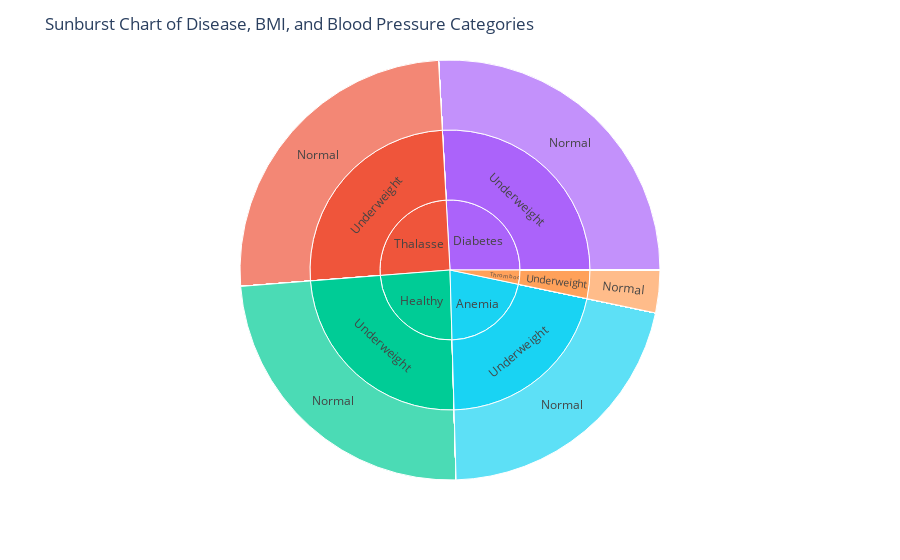

Notebook code cell kept with this figure:
### Code cell
# Example data for Sunburst Chart
sunburst_data = train_data.copy()
sunburst_data['BMI_Category'] = pd.cut(train_data['BMI'], bins=[0, 18.5, 25, 30, 100], labels=['Underweight', 'Normal', 'Overweight', 'Obese'])
sunburst_data['Blood_Pressure_Category'] = pd.cut(train_data['Systolic Blood Pressure'], bins=[0, 120, 130, 140, 200], labels=['Normal', 'Elevated', 'Hypertension Stage 1', 'Hypertension Stage 2'])

fig = px.sunburst(sunburst_data, path=['Disease', 'BMI_Category', 'Blood_Pressure_Category'],
                  values='BMI', color='Disease', color_continuous_scale='RdBu')
fig.update_layout(title='Sunburst Chart of Disease, BMI, and Blood Pressure Categories')
fig.show()

### Figure 1 — Plotly figure (JSON) as saved in the notebook; plotly's stock layout.template omitted (floating-point values rounded to 4 significant figures)
{"data": [{"branchvalues": "total", "customdata": [[null], [null], [null], [null], [null], [null], [null], [null], [null], [null], [null], [null], [null], [null], [null], ["Thalasse"], [null], ["Healthy"], [null], ["Diabetes"], [null], [null], ["Thalasse"], [null], [null], [null], ["Healthy"], [null], [null], ["Thalasse"], [null], [null], [null], [null], [null], [null], [null], [null], [null], [null], ["Diabetes"], [null], [null], ["Thromboc"], [null], ["Diabetes"], [null], [null], [null], [null], [null], [null], [null], [null], [null], [null], [null], ["Anemia"], [null], [null], [null], [null], [null], [null], [null], [null], ["Anemia"], [null], [null], [null], [null], [null], [null], [null], [null], [null], [null], ["Thromboc"], [null], [null], [null], ["Anemia"], ["Healthy"], [null], [null], [null], [null], ["Thromboc"], [null], [null], [null], [null], [null], [null], [null], [null], [null], [null], [null], [null], [null], [null], [null], [null], [null]], "domain": {"x": [0, 1], "y": [0, 1]}, "hovertemplate": "labels=%{label}<br>BMI=%{value}<br>parent=%{parent}<br>id=%{id}<br>Disease=%{customdata[0]}<extra></extra>", "ids": ["Healthy/Overweight/Hypertension Stage 1", "Anemia/Obese/Hypertension Stage 1", "Thromboc/Obese/Hypertension Stage 1", "Healthy/Overweight/Elevated", "Diabetes/Overweight/Elevated", "Diabetes/Underweight/Hypertension Stage 2", "Anemia/Normal/Hypertension Stage 2", "Healthy/Normal/Elevated", "Diabetes/Normal/Elevated", "Healthy/Normal/Hypertension Stage 2", "Thalasse/Underweight/Hypertension Stage 1", "Anemia/Underweight/Elevated", "Diabetes/Obese/Normal", "Anemia/Obese/Normal", "Healthy/Underweight/Hypertension Stage 1", "Thalasse/Underweight", "Diabetes/Obese", "Healthy/Underweight", "Thromboc/Overweight", "Diabetes", "Thalasse/Normal", "Healthy/Obese", "Thalasse/Underweight/Normal", "Anemia/Overweight/Normal", "Anemia/Normal", "Healthy/Overweight/Normal", "Healthy", "Thalasse/Obese/Hypertension Stage 1", "Thromboc/Overweight/Hypertension Stage 1", "Thalasse", "Thromboc/Normal/Hypertension Stage 1", "Anemia/Underweight/Hypertension Stage 2", "Healthy/Obese/Hypertension Stage 1", "Anemia/Obese", "Thalasse/Overweight", "Diabetes/Normal/Hypertension Stage 2", "Diabetes/Overweight/Hypertension Stage 2", "Thalasse/Overweight/Hypertension Stage 2", "Anemia/Obese/Hypertension Stage 2", "Diabetes/Obese/Hypertension Stage 2", "Diabetes/Underweight", "Healthy/Underweight/Hypertension Stage 2", "Thromboc/Overweight/Hypertension Stage 2", "Thromboc", "Healthy/Obese/Normal", "Diabetes/Underweight/Normal", "Anemia/Normal/Normal", "Thromboc/Normal/Elevated", "Diabetes/Overweight/Normal", "Thalasse/Overweight/Normal", "Anemia/Obese/Elevated", "Thromboc/Obese/Normal", "Thromboc/Normal/Hypertension Stage 2", "Anemia/Overweight/Hypertension Stage 2", "Thalasse/Underweight/Elevated", "Healthy/Overweight/Hypertension Stage 2", "Thromboc/Underweight/Hypertension Stage 1", "Anemia/Underweight", "Thalasse/Normal/Hypertension Stage 2", "Thromboc/Overweight/Normal", "Diabetes/Normal", "Thromboc/Normal", "Healthy/Overweight", "Thalasse/Obese", "Thalasse/Obese/Hypertension Stage 2", "Anemia/Normal/Elevated", "Anemia/Underweight/Normal", "Thromboc/Underweight/Hypertension Stage 2", "Anemia/Normal/Hypertension Stage 1", "Thalasse/Overweight/Hypertension Stage 1", "Thalasse/Overweight/Elevated", "Thalasse/Normal/Hypertension Stage 1", "Diabetes/Obese/Hypertension Stage 1", "Thromboc/Underweight/Elevated", "Anemia/Overweight", "Diabetes/Overweight", "Thalasse/Normal/Normal", "Thromboc/Underweight/Normal", "Anemia/Underweight/Hypertension Stage 1", "Diabetes/Normal/Hypertension Stage 1", "Thromboc/Obese", "Anemia", "Healthy/Underweight/Normal", "Healthy/Normal/Hypertension Stage 1", "Healthy/Normal", "Diabetes/Overweight/Hypertension Stage 1", "Diabetes/Underweight/Elevated", "Thromboc/Underweight", "Thalasse/Underweight/Hypertension Stage 2", "Thromboc/Obese/Elevated", "Thalasse/Obese/Elevated", "Healthy/Obese/Elevated", "Thromboc/Obese/Hypertension Stage 2", "Healthy/Obese/Hypertension Stage 2", "Anemia/Overweight/Elevated", "Thalasse/Normal/Elevated", "Thalasse/Obese/Normal", "Diabetes/Obese/Elevated", "Diabetes/Underweight/Hypertension Stage 1", "Thromboc/Overweight/Elevated", "Anemia/Overweight/Hypertension Stage 1", "Healthy/Normal/Normal", "Thromboc/Normal/Normal", "Healthy/Underweight/Elevated", "Diabetes/Normal/Normal"], "labels": ["Hypertension Stage 1", "Hypertension Stage 1", "Hypertension Stage 1", "Elevated", "Elevated", "Hypertension Stage 2", "Hypertension Stage 2", "Elevated", "Elevated", "Hypertension Stage 2", "Hypertension Stage 1", "Elevated", "Normal", "Normal", "Hypertension Stage 1", "Underweight", "Obese", "Underweight", "Overweight", "Diabetes", "Normal", "Obese", "Normal", "Normal", "Normal", "Normal", "Healthy", "Hypertension Stage 1", "Hypertension Stage 1", "Thalasse", "Hypertension Stage 1", "Hypertension Stage 2", "Hypertension Stage 1", "Obese", "Overweight", "Hypertension Stage 2", "Hypertension Stage 2", "Hypertension Stage 2", "Hypertension Stage 2", "Hypertension Stage 2", "Underweight", "Hypertension Stage 2", "Hypertension Stage 2", "Thromboc", "Normal", "Normal", "Normal", "Elevated", "Normal", "Normal", "Elevated", "Normal", "Hypertension Stage 2", "Hypertension Stage 2", "Elevated", "Hypertension Stage 2", "Hypertension Stage 1", "Underweight", "Hypertension Stage 2", "Normal", "Normal", "Normal", "Overweight", "Obese", "Hypertension Stage 2", "Elevated", "Normal", "Hypertension Stage 2", "Hypertension Stage 1", "Hypertension Stage 1", "Elevated", "Hypertension Stage 1", "Hypertension Stage 1", "Elevated", "Overweight", "Overweight", "Normal", "Normal", "Hypertension Stage 1", "Hypertension Stage 1", "Obese", "Anemia", "Normal", "Hypertension Stage 1", "Normal", "Hypertension Stage 1", "Elevated", "Underweight", "Hypertension Stage 2", "Elevated", "Elevated", "Elevated", "Hypertension Stage 2", "Hypertension Stage 2", "Elevated", "Elevated", "Normal", "Elevated", "Hypertension Stage 1", "Elevated", "Hypertension Stage 1", "Normal", "Normal", "Elevated", "Normal"], "marker": {"colors": ["#636efa", "#636efa", "#636efa", "#636efa", "#636efa", "#636efa", "#636efa", "#636efa", "#636efa", "#636efa", "#636efa", "#636efa", "#636efa", "#636efa", "#636efa", "#EF553B", "#636efa", "#00cc96", "#636efa", "#ab63fa", "#636efa", "#636efa", "#EF553B", "#636efa", "#636efa", "#636efa", "#00cc96", "#636efa", "#636efa", "#EF553B", "#636efa", "#636efa", "#636efa", "#636efa", "#636efa", "#636efa", "#636efa", "#636efa", "#636efa", "#636efa", "#ab63fa", "#636efa", "#636efa", "#FFA15A", "#636efa", "#ab63fa", "#636efa", "#636efa", "#636efa", "#636efa", "#636efa", "#636efa", "#636efa", "#636efa", "#636efa", "#636efa", "#636efa", "#19d3f3", "#636efa", "#636efa", "#636efa", "#636efa", "#636efa", "#636efa", "#636efa", "#636efa", "#19d3f3", "#636efa", "#636efa", "#636efa", "#636efa", "#636efa", "#636efa", "#636efa", "#636efa", "#636efa", "#636efa", "#FFA15A", "#636efa", "#636efa", "#636efa", "#19d3f3", "#00cc96", "#636efa", "#636efa", "#636efa", "#636efa", "#FFA15A", "#636efa", "#636efa", "#636efa", "#636efa", "#636efa", "#636efa", "#636efa", "#636efa", "#636efa", "#636efa", "#636efa", "#636efa", "#636efa", "#636efa", "#636efa", "#636efa", "#636efa"]}, "name": "", "parents": ["Healthy/Overweight", "Anemia/Obese", "Thromboc/Obese", "Healthy/Overweight", "Diabetes/Overweight", "Diabetes/Underweight", "Anemia/Normal", "Healthy/Normal", "Diabetes/Normal", "Healthy/Normal", "Thalasse/Underweight", "Anemia/Underweight", "Diabetes/Obese", "Anemia/Obese", "Healthy/Underweight", "Thalasse", "Diabetes", "Healthy", "Thromboc", "", "Thalasse", "Healthy", "Thalasse/Underweight", "Anemia/Overweight", "Anemia", "Healthy/Overweight", "", "Thalasse/Obese", "Thromboc/Overweight", "", "Thromboc/Normal", "Anemia/Underweight", "Healthy/Obese", "Anemia", "Thalasse", "Diabetes/Normal", "Diabetes/Overweight", "Thalasse/Overweight", "Anemia/Obese", "Diabetes/Obese", "Diabetes", "Healthy/Underweight", "Thromboc/Overweight", "", "Healthy/Obese", "Diabetes/Underweight", "Anemia/Normal", "Thromboc/Normal", "Diabetes/Overweight", "Thalasse/Overweight", "Anemia/Obese", "Thromboc/Obese", "Thromboc/Normal", "Anemia/Overweight", "Thalasse/Underweight", "Healthy/Overweight", "Thromboc/Underweight", "Anemia", "Thalasse/Normal", "Thromboc/Overweight", "Diabetes", "Thromboc", "Healthy", "Thalasse", "Thalasse/Obese", "Anemia/Normal", "Anemia/Underweight", "Thromboc/Underweight", "Anemia/Normal", "Thalasse/Overweight", "Thalasse/Overweight", "Thalasse/Normal", "Diabetes/Obese", "Thromboc/Underweight", "Anemia", "Diabetes", "Thalasse/Normal", "Thromboc/Underweight", "Anemia/Underweight", "Diabetes/Normal", "Thromboc", "", "Healthy/Underweight", "Healthy/Normal", "Healthy", "Diabetes/Overweight", "Diabetes/Underweight", "Thromboc", "Thalasse/Underweight", "Thromboc/Obese", "Thalasse/Obese", "Healthy/Obese", "Thromboc/Obese", "Healthy/Obese", "Anemia/Overweight", "Thalasse/Normal", "Thalasse/Obese", "Diabetes/Obese", "Diabetes/Underweight", "Thromboc/Overweight", "Anemia/Overweight", "Healthy/Normal", "Thromboc/Normal", "Healthy/Underweight", "Diabetes/Normal"], "type": "sunburst", "values": [0, 0, 0, 0, 0, 0, 0, 0, 0, 0, 0, 0, 0, 0, 0, 260.5, 0, 248.6, 0, 265.6, 0, 0, 260.5, 0, 0, 0, 248.6, 0, 0, 260.5, 0, 0, 0, 0, 0, 0, 0, 0, 0, 0, 265.6, 0, 0, 33.65, 0, 265.6, 0, 0, 0, 0, 0, 0, 0, 0, 0, 0, 0, 218.2, 0, 0, 0, 0, 0, 0, 0, 0, 218.2, 0, 0, 0, 0, 0, 0, 0, 0, 0, 0, 33.65, 0, 0, 0, 218.2, 248.6, 0, 0, 0, 0, 33.65, 0, 0, 0, 0, 0, 0, 0, 0, 0, 0, 0, 0, 0, 0, 0, 0, 0]}], "layout": {"legend": {"tracegroupgap": 0}, "margin": {"t": 60}, "title": {"text": "Sunburst Chart of Disease, BMI, and Blood Pressure Categories"}}}
